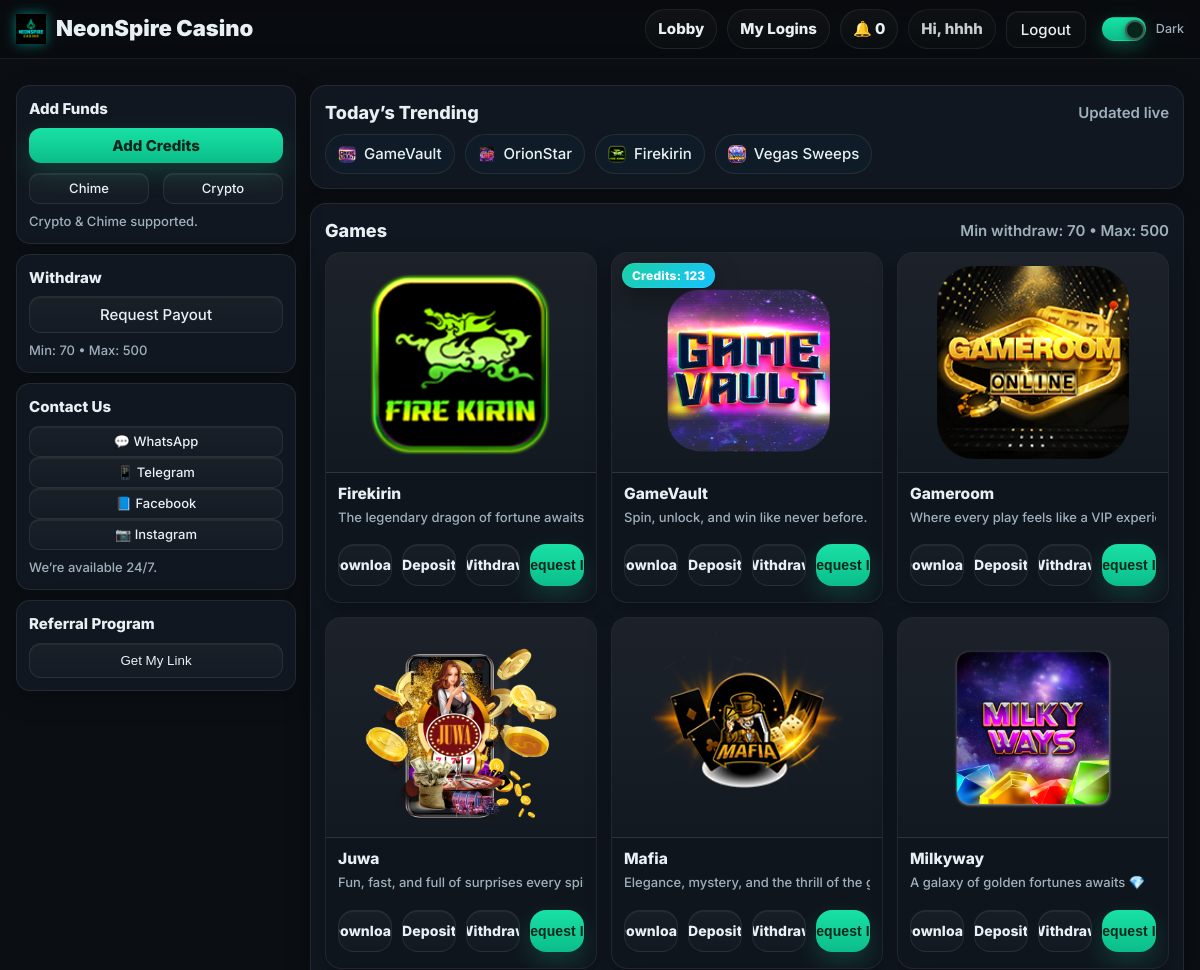
Before: /player/dashboard (signed in, upper part) with the older database file.
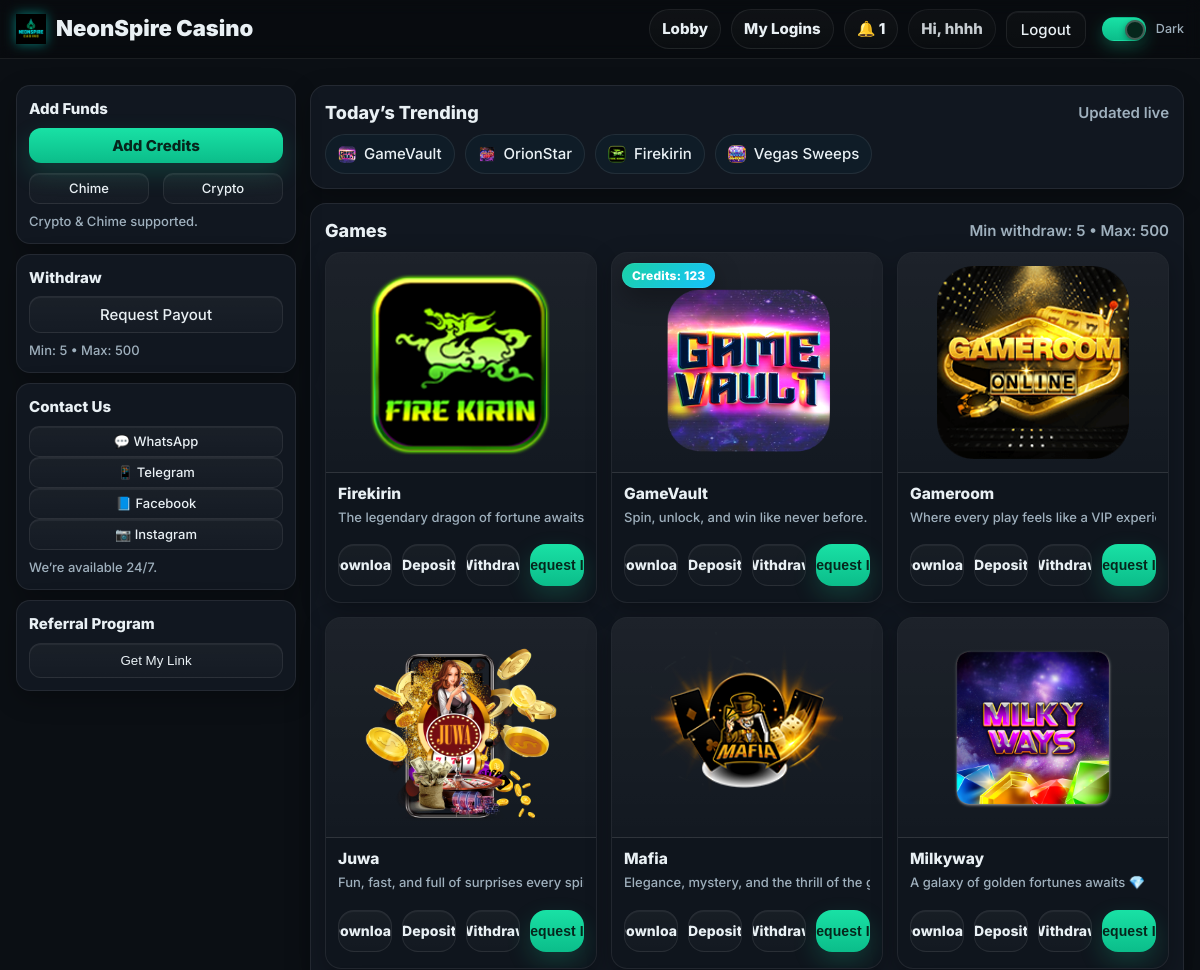
After: the same page with the newer database file.
### models.py (models this page shows)
class PaymentSettings(db.Model):
    __tablename__ = "payment_settings"
    id = db.Column(db.Integer, primary_key=True)
    crypto_wallet_text = db.Column(db.String(255), default="USDT-TRC20: YOUR_ADDRESS")
    crypto_qr_url = db.Column(db.String(500), default="")
    chime_handle = db.Column(db.String(255), default="@your-chime")
    chime_qr_url = db.Column(db.String(500), default="")
    crypto_pay_url = db.Column(db.String(500), default="")
    chime_pay_url  = db.Column(db.String(500), default="")
    cashapp_handle  = db.Column(db.String(255), default="$yourcashtag")
    cashapp_qr_url  = db.Column(db.String(500), default="")
    cashapp_pay_url = db.Column(db.String(500), default="")
    bonus_percent = db.Column(db.Integer, default=0)
    min_redeem = db.Column(db.Integer, default=0)
    max_redeem = db.Column(db.Integer, default=0)
    whatsapp_url = db.Column(db.String(500), default="")
    telegram_url = db.Column(db.String(500), default="")
    facebook_url = db.Column(db.String(500), default="")
    instagram_url = db.Column(db.String(500), default="")
    promo_bonus_line    = db.Column(db.String(300), default="🔥 Today only: +10% bonus on YOLO!")
    promo_referral_line = db.Column(db.String(300), default="🤝 Refer a friend, get +5% bonus!")
    promo_service_line  = db.Column(db.String(300), default="🕐 We’re 24/7 and always here to help.")
    promo_trust_line    = db.Column(db.String(300), default="✅ 100% legit & secure.")
    promo_text          = db.Column(db.String(200), default="")
    updated_at = db.Column(db.DateTime, default=datetime.utcnow, onupdate=datetime.utcnow)

### player_bp.py (the view)
@player_bp.get("/dashboard")
@login_required
def player_dashboard():
    if not _player_like():
        return abort(403)
    settings = _get_settings()
    wallet = _ensure_wallet(current_user.id)
    games = Game.query.filter_by(is_active=True).order_by(Game.name.asc()).all()
    my_accounts = GameAccount.query.filter_by(user_id=current_user.id).all()
    accounts_by_game = {}
    for acc in my_accounts:
        accounts_by_game.setdefault(getattr(acc, "game_id", None), []).append(acc)
    notifications = (
        Notification.query.filter_by(user_id=current_user.id)
        .order_by(Notification.created_at.desc())
        .limit(10)
        .all()
    )
    promo_line1 = _first_attr(settings, *PROMO1_ALIASES, default=None) or _kv_first(*PROMO1_ALIASES, default="")
    promo_line2 = _first_attr(settings, *PROMO2_ALIASES, default=None) or _kv_first(*PROMO2_ALIASES, default="")
    bonus_percent = getattr(settings, "bonus_percent", None)
    if bonus_percent in (None, ""):
        bp = _kv_first("bonus_percent")
        bonus_percent = int(bp) if (bp and str(bp).isdigit()) else 0
    raw_csv = _first_attr(settings, *TREND_ALIASES, default=None) or (_kv_first(*TREND_ALIASES, default="") or "")
    trending_ids: list[int] = []
    for token in str(raw_csv).split(","):
        t = token.strip()
        if t.isdigit():
            gid = int(t)
            if gid not in trending_ids:
                trending_ids.append(gid)
    trending_games = []
    if trending_ids:
        found = Game.query.filter(Game.id.in_(trending_ids)).all()
        by_id = {g.id: g for g in found}
        for gid in trending_ids:
            if gid in by_id:
                trending_games.append(by_id[gid])
    return render_template(
        "dashboard_player.html",
        page_title="Player Dashboard • NeonSpire Casino",
        wallet=wallet,
        games=games,
        accounts_by_game=accounts_by_game,
        notifications=notifications,
        trending_games=trending_games,
        promo_line1=promo_line1,
        promo_line2=promo_line2,
        bonus_percent=bonus_percent,
    )

### player_bp.py (called while the page is built, shortened)
def _ensure_kv():
    try:
        bind = db.session.get_bind()
        dialect = bind.dialect.name
        if dialect in ("postgresql", "postgres"):
            db.session.execute(text("""
                CREATE TABLE IF NOT EXISTS kv_store (
                    key TEXT PRIMARY KEY,
                    value TEXT
                )
            """))
        else:
            db.session.execute(text("""
                CREATE TABLE IF NOT EXISTS kv_store (
                    key TEXT PRIMARY KEY,
                    value TEXT
                )
            """))
        db.session.commit()
    except Exception:
        db.session.rollback()

def _kv_get(k: str) -> str | None:
    _ensure_kv()
    try:
        row = db.session.execute(text("SELECT value FROM kv_store WHERE key=:k"), {"k": k}).fetchone()
        return row[0] if row else None
    except Exception:
        db.session.rollback()
        return None

def _kv_first(*keys, default: str | None = None) -> str | None:
    for k in keys:
        v = _kv_get(k)
        if v not in (None, ""):
            return v
    return default

### templates/dashboard_player.html (shortened to what the changed rows need)
{% extends "base.html" %}
{% block content %}
<div class="shell player-grid" style="margin-top:14px">
  <aside class="rail rail--sticky">
    <div class="rail-card hide-mobile">
      <div class="rail-title">Withdraw</div>
      {% if current_user.is_authenticated %}
        <a class="btn btn-wide" href="{{ url_for('playerbp.withdraw_get') }}">Request Payout</a>
        {% if settings %}<div class="rail-sub">Min: {{ settings.min_redeem or 0 }} • Max: {{ settings.max_redeem or 0 }}</div>{% endif %}
      {% else %}
        <a class="btn btn-wide" href="{{ url_for('auth.login_get') }}">Sign in</a>
        <div class="rail-sub">Withdrawals require an account.</div>
      {% endif %}
    </div>
      {% set wa = (settings.whatsapp_url if settings and settings.whatsapp_url else 'https://wa.me/+12342795662') %}
      {% set tg = (settings.telegram_url if settings and settings.telegram_url else 'https://t.me/Neonspire') %}
      {% set fb = (settings.facebook_url if settings and settings.facebook_url else 'https://www.facebook.com/neonspirecas') %}
      {% set ig = (settings.instagram_url if settings and settings.instagram_url else 'https://instagram.com/neonspirecasino') %}
  </aside>
  <section>
    <div class="panel">
      <div class="panel-head">
        <div class="h3">Games</div>
        {% if settings %}<div class="muted">Min withdraw: {{ settings.min_redeem or 0 }} • Max: {{ settings.max_redeem or 0 }}</div>{% endif %}
      </div>
    </div>
        {% set wa = (settings.whatsapp_url if settings and settings.whatsapp_url else 'https://wa.me/+12342795662') %}
        {% set tg = (settings.telegram_url if settings and settings.telegram_url else 'https://t.me/Neonspire') %}
        {% set fb = (settings.facebook_url if settings and settings.facebook_url else 'https://www.facebook.com/neonspirecas') %}
        {% set ig = (settings.instagram_url if settings and settings.instagram_url else 'https://instagram.com/neonspirecasino') %}
  </section>
</div>
{% endblock %}

### templates/base.html (shortened to what this page needs)
<!DOCTYPE html>
<html lang="en" data-theme="dark">
<head>
  <link rel="stylesheet" href="{{ url_for('static', filename='css/styles.css') }}?v=dm2">
</head>
<body>
  <header class="nav" style="position:sticky;top:0;z-index:50;background:rgba(0,0,0,.25);backdrop-filter:blur(8px);border-bottom:1px solid var(--stroke)">
    <div class="shell nav-inner" style="display:flex;align-items:center;justify-content:space-between;height:58px">
      <a href="{{ url_for('short_bp.lob_short') }}" class="brand" aria-label="NeonSpire Casino">
        <img class="brand-logo" src="{{ url_for('static', filename='img/logo.png') }}" alt="NeonSpire Casino">
        <span class="brand-text">NeonSpire Casino</span>
      </a>
      <nav class="nav-links" style="display:flex;align-items:center;gap:10px">
        {% if not current_user.is_authenticated or current_user.role == 'PLAYER' %}
          <a class="pill" href="{{ url_for('short_bp.lob_short') }}">Lobby</a>
        {% endif %}
        {% if current_user.is_authenticated %}
          {% if current_user.role == 'ADMIN' %}
            <a class="pill" href="{{ url_for('adminbp.admin_home') }}">Admin</a>
            <a class="pill" href="{{ url_for('adminbp.admin_players') }}">Players</a>
            <a class="pill" href="{{ url_for('adminbp.deposits_audit') }}">Deposits</a>
            <a class="pill" href="{{ url_for('adminbp.admin_users') }}">Employees</a>
          {% elif current_user.role == 'EMPLOYEE' %}
            <a class="pill" href="{{ url_for('employeebp.employee_home') }}">Employee</a>
          {% else %}
            <a class="pill" href="{{ url_for('short_bp.mylogin_clean') }}">My Logins</a>
          {% endif %}
          <a class="pill" href="{{ url_for('notifybp.list_notifications') }}">🔔 {{ unread_count or 0 }}</a>
          <span class="pill" style="pointer-events:none;opacity:.85">
            Hi, {{ current_user.name.split(' ')[0] if current_user.name else 'Player' }}
          </span>
          <a class="btn btn-ghost" href="{{ url_for('auth.logout') }}">Logout</a>
        {% else %}
          <a class="pill" href="{{ url_for('auth.login_get') }}">Login</a>
          <a class="btn btn-primary" href="{{ url_for('short_bp.reg_short') }}">Register</a>
        {% endif %}
        <label class="toggle" style="margin-left:6px">
          <span class="track"><span class="knob"></span></span>
          <span class="label">Dark</span>
        </label>
      </nav>
    </div>
  </header>
  <div class="hero-slot">
  </div>
  <main style="padding-bottom:20px">
    {% block content %}{% endblock %}
  </main>
</body>
</html>

Changed rows visible on the page:
changed PaymentSettings: min_redeem "70" → "5"
Other visible differences:
{{ unread_count or 0 }}: "0" → "1"
